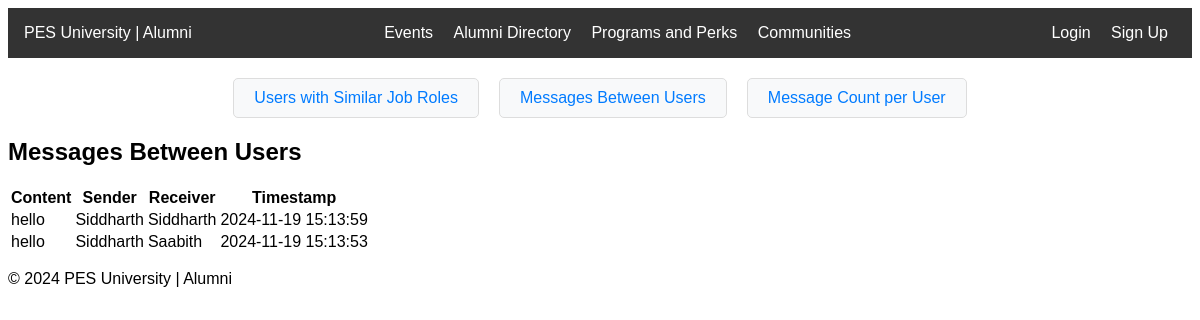
/messages_with_users, run on the app's committed database.
### tables this page shows
CREATE TABLE messages (
    id INTEGER PRIMARY KEY AUTOINCREMENT,
    sender_id INTEGER,
    receiver_id INTEGER,
    content TEXT NOT NULL,
    timestamp DATETIME DEFAULT CURRENT_TIMESTAMP,
    FOREIGN KEY (sender_id) REFERENCES users(id),
    FOREIGN KEY (receiver_id) REFERENCES users(id)
);

CREATE TABLE users (
    id INTEGER PRIMARY KEY AUTOINCREMENT,
    name TEXT NOT NULL,
    email TEXT UNIQUE NOT NULL,
    phone TEXT NOT NULL,
    batch_year INTEGER,
    current_job TEXT,
    company TEXT,
    profile_picture TEXT,
    password TEXT NOT NULL
, role TEXT DEFAULT 'user');

### app.py (the view)
@app.route('/messages_with_users', methods=['GET'])
def messages_with_users():
    conn = get_db_connection()
    query = '''
        SELECT m.content, m.timestamp, u1.name AS sender_name, u2.name AS receiver_name
        FROM messages m
        JOIN users u1 ON m.sender_id = u1.id
        JOIN users u2 ON m.receiver_id = u2.id
        ORDER BY m.timestamp DESC;
    '''
    messages = conn.execute(query).fetchall()
    conn.close()
    return render_template('messages_with_users.html', messages=messages)

### app.py (called while the page is built)
def get_db_connection():
    conn = sqlite3.connect(DATABASE)
    conn.row_factory = sqlite3.Row
    return conn

### templates/messages_with_users.html
{% extends "base.html" %}
{% block content %}
<h2>Messages Between Users</h2>
<table>
    <thead>
        <tr>
            <th>Content</th>
            <th>Sender</th>
            <th>Receiver</th>
            <th>Timestamp</th>
        </tr>
    </thead>
    <tbody>
        {% for message in messages %}
        <tr>
            <td>{{ message.content }}</td>
            <td>{{ message.sender_name }}</td>
            <td>{{ message.receiver_name }}</td>
            <td>{{ message.timestamp }}</td>
        </tr>
        {% endfor %}
    </tbody>
</table>
{% endblock %}

### static/styles.css (style rules this page uses)
body { font-family: Arial, sans-serif; }

### data on the page
messages: content "hello", sender_name "Siddharth", receiver_name "Siddharth", timestamp "2024-11-19 15:13:59"
messages: content "hello", sender_name "Siddharth", receiver_name "Saabith", timestamp "2024-11-19 15:13:53"
